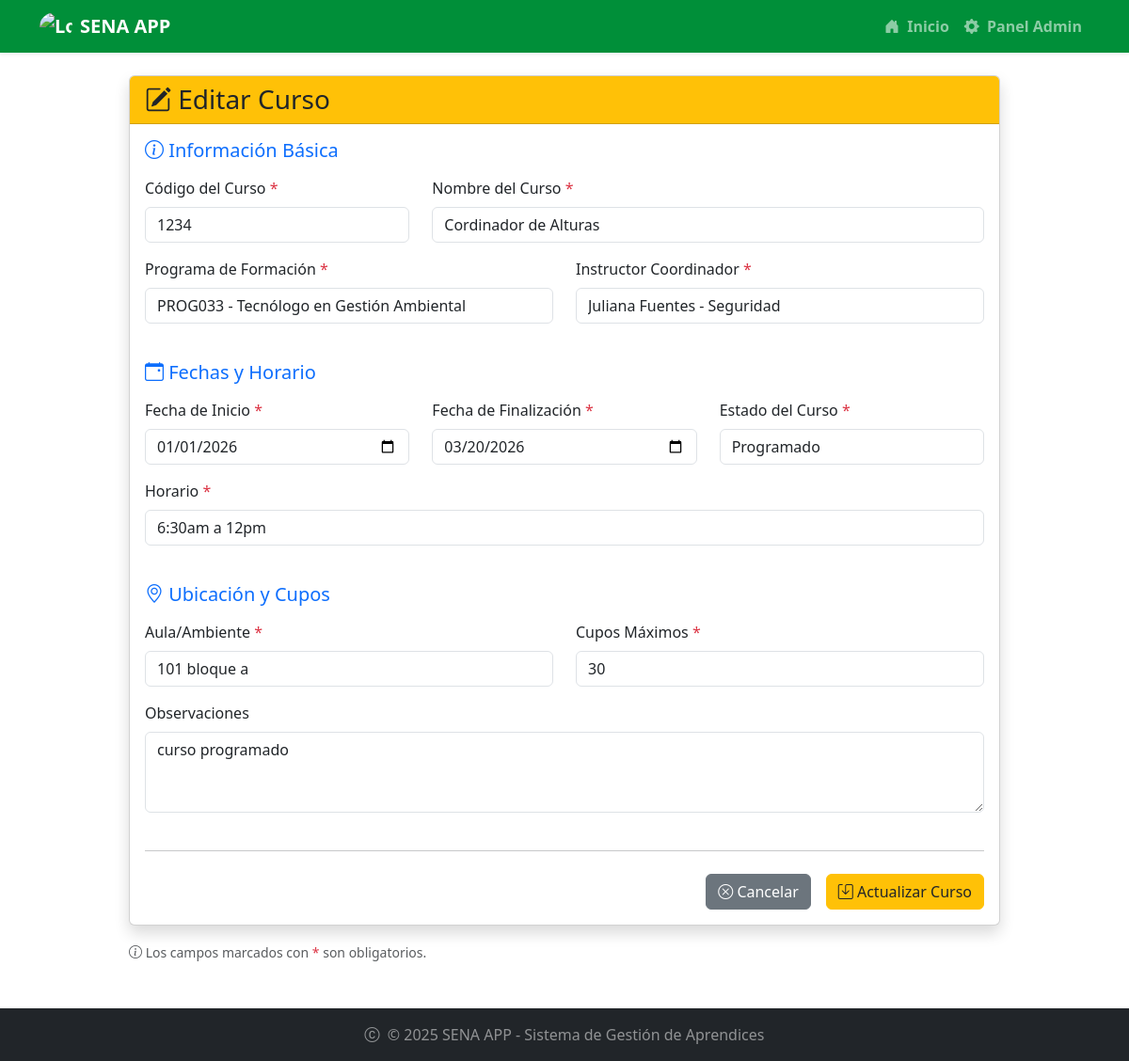
Page /cursos/2/editar/ on the committed database.
### cursos/models.py (models this page shows, shortened)
class Curso(models.Model):
    ESTADO_CHOICES = [
        ('PRO', 'Programado'),
        ('INI', 'Iniciado'),
        ('EJE', 'En Ejecución'),
        ('FIN', 'Finalizado'),
        ('CAN', 'Cancelado'),
        ('SUS', 'Suspendido'),
    ]
    codigo = models.CharField(max_length=30,unique=True,verbose_name="Código del Curso")
    nombre = models.CharField(max_length=200, verbose_name="Nombre del Curso")
    programa = models.ForeignKey('programas.Programa', on_delete=models.CASCADE, verbose_name="Programa de Formación")
    instructor_coordinador = models.ForeignKey('instructores.Instructor', on_delete=models.CASCADE, related_name='cursos_coordinados', verbose_name="Instructor Coordinador")
    instructores = models.ManyToManyField('instructores.Instructor', through='InstructorCurso', related_name='cursos_impartidos', verbose_name="Instructores")
    aprendices = models.ManyToManyField('aprendices.Aprendiz', through='AprendizCurso', related_name='cursos', verbose_name="Aprendices")
    fecha_inicio = models.DateField(verbose_name="Fecha de Inicio")
    fecha_fin = models.DateField(verbose_name="Fecha de Finalización")
    horario = models.CharField(max_length=100, verbose_name="Horario")
    aula = models.CharField(max_length=50, verbose_name="Aula/Ambiente")
    cupos_maximos = models.PositiveIntegerField(verbose_name="Cupos Máximos")
    estado = models.CharField(max_length=3, choices=ESTADO_CHOICES, default='PRO', verbose_name="Estado del Curso")
    observaciones = models.TextField(blank=True, null=True, verbose_name="Observaciones")
    fecha_registro = models.DateTimeField(auto_now_add=True, verbose_name="Fecha de Registro")
    class Meta:
        verbose_name = "Curso"
        verbose_name_plural = "Cursos"
        ordering = ['-fecha_inicio']

### cursos/views.py (the view, shortened to what this page needs)
# urls.py: path('<int:curso_id>/editar/', views.CursoUpdateView.as_view(), name='editar_curso'),
class CursoUpdateView(generic.UpdateView):
    model = Curso
    form_class = CursoForm
    template_name = 'editar_curso.html'
    success_url = reverse_lazy('cursos:lista_cursos')
    pk_url_kwarg = 'curso_id'

### instructores/models.py (called while the page is built)
    def __str__(self):
        return f"{self.nombre} {self.apellido} - {self.especialidad}"

### programas/models.py (called while the page is built)
    def __str__(self):
        return f"{self.codigo} - {self.nombre}"

### cursos/Templates/editar_curso.html (shortened to what this page needs)
{% extends 'master.html' %}
{% block content %}
<div class="row justify-content-center">
    <div class="col-md-10">
        <div class="card shadow">
            <div class="card-header bg-warning text-dark">
                <h3 class="card-title mb-0">
                    <i class="bi bi-pencil-square"></i> Editar Curso
                </h3>
            </div>
            <div class="card-body">
                <form method="post" novalidate>
                    <h5 class="mb-3 text-primary"><i class="bi bi-info-circle"></i> Información Básica</h5>
                    <div class="row">
                        <div class="col-md-4 mb-3">
                            <label class="form-label">{{ form.codigo.label }} <span class="text-danger">*</span></label>
                            {{ form.codigo }}
                        </div>
                        <div class="col-md-8 mb-3">
                            <label class="form-label">{{ form.nombre.label }} <span class="text-danger">*</span></label>
                            {{ form.nombre }}
                        </div>
                    </div>
                    <div class="row">
                        <div class="col-md-6 mb-3">
                            <label class="form-label">{{ form.programa.label }} <span class="text-danger">*</span></label>
                            {{ form.programa }}
                        </div>
                        <div class="col-md-6 mb-3">
                            <label class="form-label">{{ form.instructor_coordinador.label }} <span class="text-danger">*</span></label>
                            {{ form.instructor_coordinador }}
                        </div>
                    </div>
                    <h5 class="mb-3 mt-4 text-primary"><i class="bi bi-calendar-event"></i> Fechas y Horario</h5>
                    <div class="row">
                        <div class="col-md-4 mb-3">
                            <label class="form-label">{{ form.fecha_inicio.label }} <span class="text-danger">*</span></label>
                            {{ form.fecha_inicio }}
                        </div>
                        <div class="col-md-4 mb-3">
                            <label class="form-label">{{ form.fecha_fin.label }} <span class="text-danger">*</span></label>
                            {{ form.fecha_fin }}
                        </div>
                        <div class="col-md-4 mb-3">
                            <label class="form-label">{{ form.estado.label }} <span class="text-danger">*</span></label>
                            {{ form.estado }}
                        </div>
                    </div>
                    <div class="row">
                        <div class="col-md-12 mb-3">
                            <label class="form-label">{{ form.horario.label }} <span class="text-danger">*</span></label>
                            {{ form.horario }}
                        </div>
                    </div>
                    <h5 class="mb-3 mt-4 text-primary"><i class="bi bi-geo-alt"></i> Ubicación y Cupos</h5>
                    <div class="row">
                        <div class="col-md-6 mb-3">
                            <label class="form-label">{{ form.aula.label }} <span class="text-danger">*</span></label>
                            {{ form.aula }}
                        </div>
                        <div class="col-md-6 mb-3">
                            <label class="form-label">{{ form.cupos_maximos.label }} <span class="text-danger">*</span></label>
                            {{ form.cupos_maximos }}
                        </div>
                    </div>
                    <div class="row">
                        <div class="col-md-12 mb-3">
                            <label class="form-label">{{ form.observaciones.label }}</label>
                            {{ form.observaciones }}
                        </div>
                    </div>
                    <hr class="my-4">
                    <div class="d-grid gap-2 d-md-flex justify-content-md-end">
                        <a href="{% url 'cursos:lista_cursos' %}" class="btn btn-secondary me-md-2">
                            <i class="bi bi-x-circle"></i> Cancelar
                        </a>
                        <button type="submit" class="btn btn-warning text-dark">
                            <i class="bi bi-save"></i> Actualizar Curso
                        </button>
                    </div>
                </form>
            </div>
        </div>
        <div class="mt-3">
            <small class="text-muted">
                <i class="bi bi-info-circle"></i>
                Los campos marcados con <span class="text-danger">*</span> son obligatorios.
            </small>
        </div>
    </div>
</div>
{% endblock %}

### static/mystyles.css (style rules this page uses)
body { background-color: #f8f9fa; }

### rows in the picture
Curso: codigo "1234", nombre "Cordinador de Alturas", programa "PROG033 - Tecnólogo en Gestión Ambiental", instructor_coordinador "Juliana Fuentes - Seguridad", fecha_inicio "01/01/2026", fecha_fin "03/20/2026", estado "Programado", horario "6:30am a 12pm", aula "101 bloque a", cupos_maximos "30", observaciones "curso programado"
